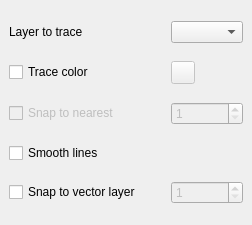
<?xml version="1.0" encoding="UTF-8"?>
<ui version="4.0">
 <class>RasterTracerDockWidgetBase</class>
 <widget class="QDockWidget" name="RasterTracerDockWidgetBase">
  <property name="geometry">
   <rect>
    <x>0</x>
    <y>0</y>
    <width>252</width>
    <height>225</height>
   </rect>
  </property>
  <property name="windowTitle">
   <string>Raster Tracer</string>
  </property>
  <widget class="QWidget" name="dockWidgetContents">
   <layout class="QGridLayout" name="gridLayout">

    <item row="7" column="0">
     <widget class="QCheckBox" name="checkBoxSnap2">
      <property name="enabled">
       <bool>true</bool>
      </property>
      <property name="text">
       <string>Snap to vector layer</string>
      </property>
     </widget>
    </item>
    <item row="7" column="1">
     <widget class="QgsSpinBox" name="SpinBoxSnap">
      <property name="enabled">
       <bool>false</bool>
      </property>
      <property name="minimum">
       <number>1</number>
      </property>
      <property name="value">
       <number>1</number>
      </property>
     </widget>
    </item>

    <item row="5" column="0">
     <widget class="QCheckBox" name="checkBoxSnap">
      <property name="enabled">
       <bool>false</bool>
      </property>
      <property name="text">
       <string>Snap to nearest</string>
      </property>
     </widget>
    </item>
    <item row="3" column="0">
     <widget class="QCheckBox" name="checkBoxColor">
      <property name="text">
       <string>Trace color</string>
      </property>
     </widget>
    </item>
    <item row="3" column="1">
     <widget class="QgsColorButton" name="mColorButton">
      <property name="enabled">
       <bool>false</bool>
      </property>
      <property name="defaultColor">
       <color>
        <red>0</red>
        <green>0</green>
        <blue>0</blue>
       </color>
      </property>
     </widget>
    </item>
    <item row="2" column="0">
     <widget class="QLabel" name="label">
      <property name="text">
       <string>Layer to trace</string>
      </property>
     </widget>
    </item>
    <item row="2" column="1">
     <widget class="QgsMapLayerComboBox" name="mMapLayerComboBox"/>
    </item>
    <item row="5" column="1">
     <widget class="QgsSpinBox" name="mQgsSpinBox">
      <property name="enabled">
       <bool>false</bool>
      </property>
      <property name="minimum">
       <number>1</number>
      </property>
      <property name="value">
       <number>1</number>
      </property>
     </widget>
    </item>
    <item row="6" column="0">
     <widget class="QCheckBox" name="checkBoxSmooth">
      <property name="text">
       <string>Smooth lines</string>
      </property>
     </widget>
    </item>
   </layout>
  </widget>
 </widget>
 <customwidgets>
  <customwidget>
   <class>QgsColorButton</class>
   <extends>QToolButton</extends>
   <header>qgscolorbutton.h</header>
  </customwidget>
  <customwidget>
   <class>QgsMapLayerComboBox</class>
   <extends>QComboBox</extends>
   <header>qgsmaplayercombobox.h</header>
  </customwidget>
  <customwidget>
   <class>QgsSpinBox</class>
   <extends>QSpinBox</extends>
   <header>qgsspinbox.h</header>
  </customwidget>
 </customwidgets>
 <resources/>
 <connections/>
</ui>
